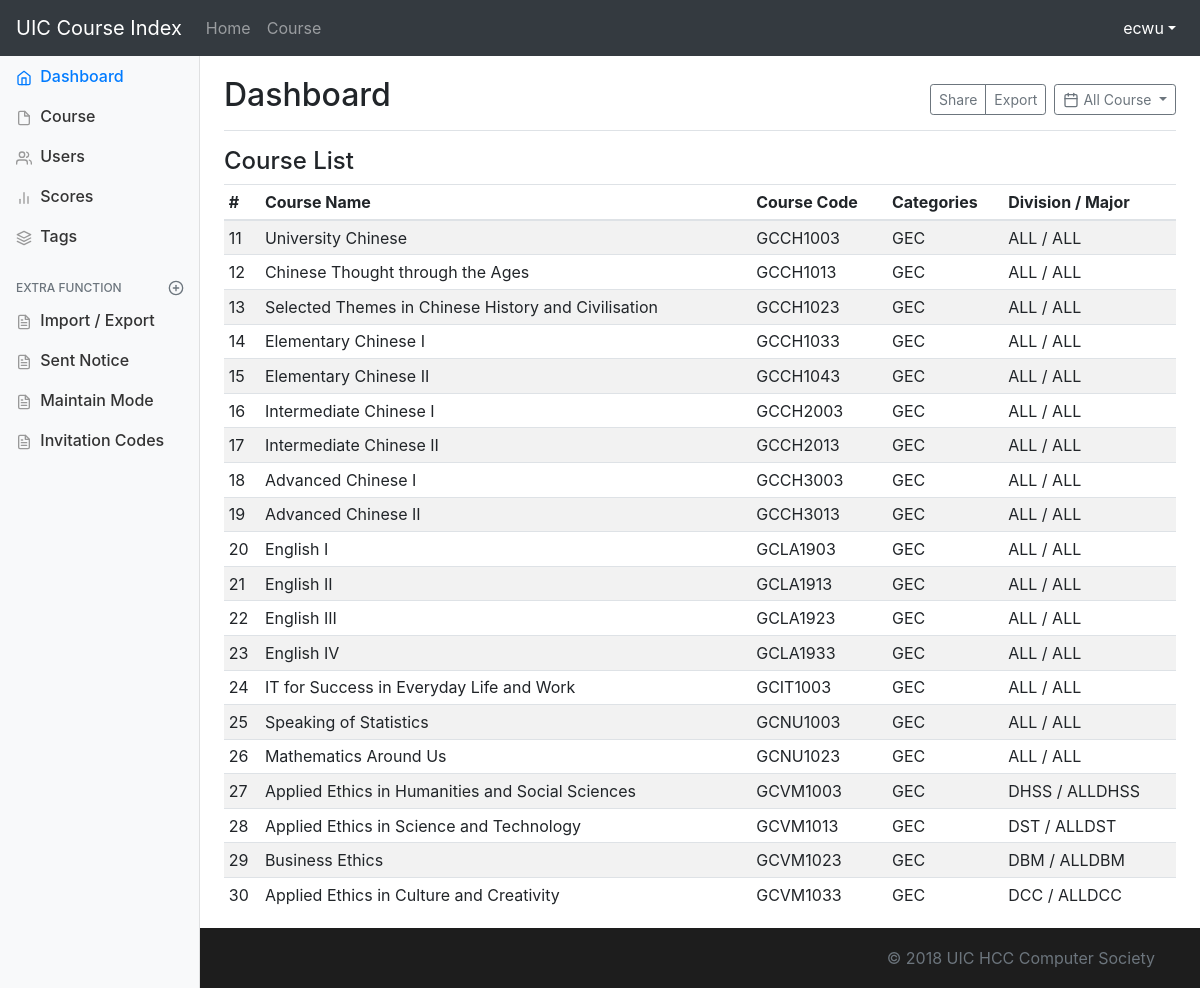
The app's page /dashboard/ (signed in), older data.
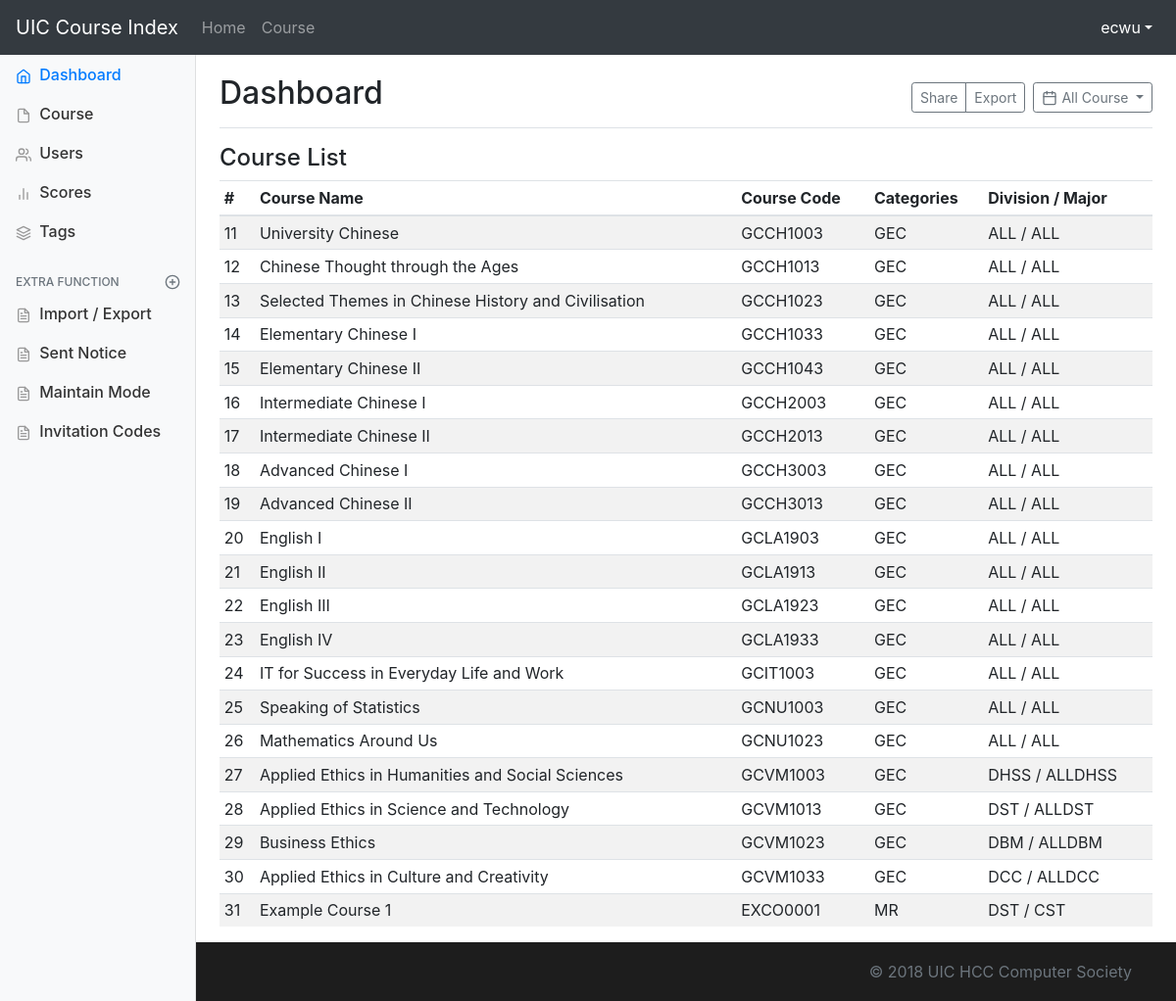
The same page, newer data.
### course/models.py (models this page shows, shortened)
class Course(models.Model):
    UIC_DIVISION = (('DST', 'Division of Science and Technology'),
                    ('DBM', 'Division of Business and Management'),
                    ('DHSS', 'Division of Humanities and Social Sciences'),
                    ('DCC', 'Division of Culture and Creativity'),
                    ('ALL', 'All Division'))
    UIC_MAJOR = (
        ('DST', (
            ('FST', 'Food Science and Technology'),
            ('ENVS', 'Environmental Science'),
            ('APSY', 'Applied Psychology'),
            ('STAT', 'Statistics'),
            ('FM', 'Financial Mathematics'),
            ('CST', 'Computer Science and Technology'),
            ('DS', 'Data Science'),
            ('ALLDST', 'All DST Major')
        )),
        ('DBM', (
            ('ACCT', 'Accounting'),
            ('FIN', 'Finance'),
            ('AE', 'Applied Economics'),
            ('EBIS', 'e-Business Management and Information Systems'),
            ('MHR', 'Management of Human Resources'),
            ('MKT', 'Marketing Management'),
            ('EPIN', 'Entrepreneurship and Innovation'),
            ('ALLDBM', 'All DBM Major')
        )),
        ('DCC', (
            ('CCM', 'Culture, Creativity and Management'),
            ('CTV', 'Cinema and Television'),
            ('MAD', 'Media Arts and Design'),
            ('ALLDCC', 'All DCC Major')
        )),
        ('DHSS', (
            ('GIR', 'Government and International Relations'),
            ('SWSA', 'Social Work and Social Administration'),
            ('IJ', 'International Journalism'),
            ('PRA', 'Public Relations and Advertising'),
            ('ATS', 'Applied Translation Studies '),
            ('ELLS', 'English Language and Literature Studies'),
            ('ALLDHSS', 'All DHSS Major')
        )),
        ('ALL', 'ALL Major')
    )
    UIC_COURSE_CATEGORY = (
        ('BBAC', 'BBA (Hons) Core'),
        ('MR', 'Major Required'),
        ('ME', 'Major Elective'),
        ('GEC', 'General Education Core'),
        ('GED', 'General Education Distribution'),
        ('WPEX', 'Whole Person Education Experiential Learning Modules'),
        ('FE', 'Free Elective')
    )
    UIC_COURSE_UNITS = (
        (3, 'Three Units'),
        (1, 'One Unit')
    )
    course_name_en = models.CharField(max_length=128, null=True)
    course_name_cn = models.CharField(max_length=128, null=True)
    course_code = models.CharField(max_length=32, default='EMPY1003')
    course_units = models.IntegerField(default=3, choices=UIC_COURSE_UNITS)
    course_class = models.CharField(max_length=32, default='DEFAULT_CLASS')
    course_major = models.CharField(max_length=32, default='ALL', choices=UIC_MAJOR)
    course_division = models.CharField(max_length=32, default='ALL', choices=UIC_DIVISION)
    course_category = models.CharField(max_length=32, default='FE', choices=UIC_COURSE_CATEGORY)
    course_descriptions = models.TextField(null=True, default='To be added')
    course_pre_request = models.ForeignKey('self', blank=True, null=True, on_delete=models.DO_NOTHING)
    up_vote = models.IntegerField(default=0)
    down_vote = models.IntegerField(default=0)
    pub_date = models.DateTimeField(auto_now_add=True)
    update_time = models.DateTimeField(auto_now=True)
    view_times = models.IntegerField(default=0)
    is_display_score= models.BooleanField(default=True)

### course/views.py (the view)
# urls.py: path('dashboard/', views.dashboard_interface, name='dashboard_interface'),
def dashboard_interface(request):
    if not (request.user.groups.filter(name='course_master').exists()):
        messages.add_message(request, messages.ERROR, 'No permission.')
        return redirect('/')
    else:
        courses = models.Course.objects.all()
        return render(request, 'tools/dashboard.html', {'courses': courses})

### course/templates/tools/dashboard.html (shortened to what this page needs)
<!doctype html>
<html lang="en">
<head>
    <link href="https://cdn.bootcss.com/bootstrap/4.0.0/css/bootstrap.min.css" rel="stylesheet">
    {% load static %}
    <link href="{% static "course/css/login_page.css" %}" rel="stylesheet">
</head>
<body>
<header>
    <nav class="navbar navbar-expand-md navbar-dark fixed-top bg-dark">
        <a class="navbar-brand" href="{% url 'home_page' %}">UIC Course Index</a>
        <div class="collapse navbar-collapse" id="navbarCollapse">
            <ul class="navbar-nav mr-auto">
                <li class="nav-item">
                    <a class="nav-link" href="{% url 'home_page' %}">Home</a>
                </li>
                <li class="nav-item">
                    <a class="nav-link" href="{% url 'course_list' %}">Course <span class="sr-only">(current)</span></a>
                </li>
            </ul>
            <ul class="navbar-nav ml-auto">
                <li class="nav-item dropdown show">
                    <a class="nav-link dropdown-toggle" href="#" id="dropdown01" data-toggle="dropdown"
                       aria-haspopup="true" aria-expanded="true">{{ user.username }}</a>
                </li>
            </ul>
        </div>
    </nav>
</header>
<main role="main" class="container">
</main>
<div class="container-fluid">
        <div class="row">
            <nav class="col-md-2 d-none d-md-block bg-light sidebar">
                <div class="sidebar-sticky">
                    <ul class="nav flex-column">
                        <li class="nav-item">
                            <a class="nav-link active" href="#">
                                Dashboard <span class="sr-only">(current)</span>
                            </a>
                        </li>
                        <li class="nav-item">
                            <a class="nav-link" href="#">
                                Course
                            </a>
                        </li>
                        <li class="nav-item">
                            <a class="nav-link" href="#">
                                Users
                            </a>
                        </li>
                        <li class="nav-item">
                            <a class="nav-link" href="#">
                                Scores
                            </a>
                        </li>
                        <li class="nav-item">
                            <a class="nav-link" href="#">
                                Tags
                            </a>
                        </li>
                    </ul>
                    <h6 class="sidebar-heading d-flex justify-content-between align-items-center px-3 mt-4 mb-1 text-muted">
                        <span>Extra Function</span>
                        <a class="d-flex align-items-center text-muted" href="#">
                        </a>
                    </h6>
                    <ul class="nav flex-column mb-2">
                        <li class="nav-item">
                            <a class="nav-link" href="#">
                                Import / Export
                            </a>
                        </li>
                        <li class="nav-item">
                            <a class="nav-link" href="#">
                                Sent Notice
                            </a>
                        </li>
                        <li class="nav-item">
                            <a class="nav-link" href="#">
                                Maintain Mode
                            </a>
                        </li>
                        <li class="nav-item">
                            <a class="nav-link" href="{% url 'invitation_code' %}">
                                Invitation Codes
                            </a>
                        </li>
                    </ul>
                </div>
            </nav>
            <main role="main" class="col-md-9 ml-sm-auto col-lg-10 pt-3 px-4">
                <div class="d-flex justify-content-between flex-wrap flex-md-nowrap align-items-center pb-2 mb-3 border-bottom">
                    <h1 class="h2">Dashboard</h1>
                    <div class="btn-toolbar mb-2 mb-md-0">
                        <div class="btn-group mr-2">
                            <button class="btn btn-sm btn-outline-secondary">Share</button>
                            <button class="btn btn-sm btn-outline-secondary">Export</button>
                        </div>
                        <button class="btn btn-sm btn-outline-secondary dropdown-toggle">
                            All Course
                        </button>
                    </div>
                </div>
                <h4>Course List</h4>
                <div class="table-responsive">
                    <table class="table table-striped table-sm">
                        <thead>
                        <tr>
                            <th>#</th>
                            <th>Course Name</th>
                            <th>Course Code</th>
                            <th>Categories</th>
                            <th>Division / Major</th>
                        </tr>
                        </thead>
                        <tbody>
                        {% for course in courses %}
                            <tr>
                                <td>{{ course.id }}</td>
                                <td>{{ course.course_name_en }}</td>
                                <td>{{ course.course_code }}</td>
                                <td>{{ course.course_category }}</td>
                                <td>{{ course.course_division }} / {{ course.course_major }}</td>
                            </tr>
                        {% endfor %}
                        </tbody>
                    </table>
                </div>
            </main>
        </div>
    </div>
<footer class="footer">
    <div class="container text-right">
        <span class="text-muted ">&copy; 2018 UIC HCC Computer Society</span>
    </div>
</footer>
{% load static %}
</body>
</html>

### course/static/course/css/login_page.css (style rules this page uses)
html { position: relative; min-height: 100%; }
body { margin-bottom: 60px; font-family: -apple-system, BlinkMacSystemFont, "Segoe UI", "Droid Sans", "Helvetica Neue", "PingFang SC", "Hiragino Sans GB", "Droid Sans Fallback", "Microsoft YaHei", sans-serif; }
.footer { position: absolute; bottom: 0; width: 100%; height: 60px; line-height: 60px; background-color: #1d1d1d; }
body > .container { padding: 60px 15px 0; }
.footer > .container { padding-right: 15px; padding-left: 15px; }

### course/templates/tools/dashboard.html (style rules this page uses)
.feather { width: 16px; height: 16px; vertical-align: text-bottom; }
.sidebar { position: fixed; top: 0; bottom: 0; left: 0; z-index: 100; padding: 0; box-shadow: inset -1px 0 0 rgba(0, 0, 0, .1); }
.sidebar-sticky { position: -webkit-sticky; position: sticky; top: 48px; height: calc(100vh - 48px); padding-top: .5rem; overflow-x: hidden; overflow-y: auto; }
.sidebar .nav-link { font-weight: 500; color: #333; }
.sidebar .nav-link .feather { margin-right: 4px; color: #999; }
.sidebar .nav-link.active { color: #007bff; }
.sidebar .nav-link:hover .feather, .sidebar .nav-link.active .feather { color: inherit; }
.sidebar-heading { font-size: .75rem; text-transform: uppercase; }
.border-bottom { border-bottom: 1px solid #e5e5e5; }

Row changes from the older to the newer data that the page shows:
added Course: id "31", course_name_en "Example Course 1", course_code "EXCO0001", course_category "MR", course_division "DST", course_major "CST"
